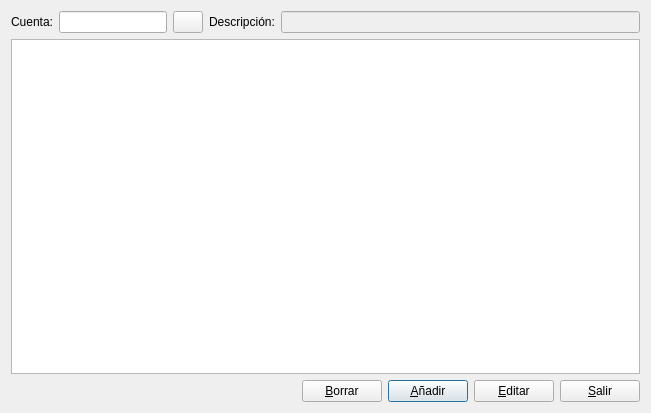
<?xml version="1.0" encoding="UTF-8"?>
<ui version="4.0">
 <author>José Manuel Díez Botella</author>
 <class>bloqueacta</class>
 <widget class="QDialog" name="bloqueacta">
  <property name="geometry">
   <rect>
    <x>0</x>
    <y>0</y>
    <width>651</width>
    <height>413</height>
   </rect>
  </property>
  <property name="windowTitle">
   <string>Bloqueo de cuentas auxiliares</string>
  </property>
  <layout class="QVBoxLayout" name="verticalLayout">
   <item>
    <layout class="QHBoxLayout" name="horizontalLayout_2">
     <item>
      <widget class="QLabel" name="label">
       <property name="text">
        <string>Cuenta:</string>
       </property>
      </widget>
     </item>
     <item>
      <widget class="QLineEdit" name="codigolineEdit">
       <property name="sizePolicy">
        <sizepolicy hsizetype="Fixed" vsizetype="Fixed">
         <horstretch>0</horstretch>
         <verstretch>0</verstretch>
        </sizepolicy>
       </property>
       <property name="maxLength">
        <number>40</number>
       </property>
      </widget>
     </item>
     <item>
      <widget class="QPushButton" name="buscapushButton">
       <property name="maximumSize">
        <size>
         <width>30</width>
         <height>30</height>
        </size>
       </property>
       <property name="text">
        <string/>
       </property>
       <property name="icon">
        <iconset resource="keme.qrc">
         <normaloff>:/iconos/graf/viewer.xpm</normaloff>:/iconos/graf/viewer.xpm</iconset>
       </property>
      </widget>
     </item>
     <item>
      <widget class="QLabel" name="label_2">
       <property name="text">
        <string>Descripción:</string>
       </property>
      </widget>
     </item>
     <item>
      <widget class="QLineEdit" name="descripcionlineEdit">
       <property name="enabled">
        <bool>false</bool>
       </property>
       <property name="maxLength">
        <number>80</number>
       </property>
      </widget>
     </item>
    </layout>
   </item>
   <item>
    <widget class="QTableView" name="tableView"/>
   </item>
   <item>
    <layout class="QHBoxLayout" name="horizontalLayout">
     <item>
      <spacer name="horizontalSpacer">
       <property name="orientation">
        <enum>Qt::Horizontal</enum>
       </property>
       <property name="sizeHint" stdset="0">
        <size>
         <width>40</width>
         <height>20</height>
        </size>
       </property>
      </spacer>
     </item>
     <item>
      <widget class="QPushButton" name="borrarpushButton">
       <property name="enabled">
        <bool>true</bool>
       </property>
       <property name="text">
        <string>&amp;Borrar</string>
       </property>
       <property name="icon">
        <iconset resource="keme.qrc">
         <normaloff>:/iconos/graf/borrar.png</normaloff>:/iconos/graf/borrar.png</iconset>
       </property>
       <property name="autoDefault">
        <bool>false</bool>
       </property>
      </widget>
     </item>
     <item>
      <widget class="QPushButton" name="adpushButton">
       <property name="text">
        <string>&amp;Añadir</string>
       </property>
       <property name="icon">
        <iconset resource="keme.qrc">
         <normaloff>:/iconos/graf/cobro.png</normaloff>:/iconos/graf/cobro.png</iconset>
       </property>
       <property name="default">
        <bool>true</bool>
       </property>
      </widget>
     </item>
     <item>
      <widget class="QPushButton" name="edpushButton">
       <property name="text">
        <string>&amp;Editar</string>
       </property>
       <property name="icon">
        <iconset resource="keme.qrc">
         <normaloff>:/iconos/graf/boligrafo_editar.png</normaloff>:/iconos/graf/boligrafo_editar.png</iconset>
       </property>
      </widget>
     </item>
     <item>
      <widget class="QPushButton" name="aceptarpushButton">
       <property name="enabled">
        <bool>true</bool>
       </property>
       <property name="text">
        <string>&amp;Salir</string>
       </property>
       <property name="icon">
        <iconset resource="keme.qrc">
         <normaloff>:/iconos/graf/application-exit.png</normaloff>:/iconos/graf/application-exit.png</iconset>
       </property>
      </widget>
     </item>
    </layout>
   </item>
  </layout>
 </widget>
 <tabstops>
  <tabstop>codigolineEdit</tabstop>
  <tabstop>buscapushButton</tabstop>
  <tabstop>descripcionlineEdit</tabstop>
  <tabstop>tableView</tabstop>
  <tabstop>borrarpushButton</tabstop>
  <tabstop>adpushButton</tabstop>
  <tabstop>edpushButton</tabstop>
  <tabstop>aceptarpushButton</tabstop>
 </tabstops>
 <resources>
  <include location="keme.qrc"/>
 </resources>
 <connections>
  <connection>
   <sender>aceptarpushButton</sender>
   <signal>clicked()</signal>
   <receiver>bloqueacta</receiver>
   <slot>accept()</slot>
   <hints>
    <hint type="sourcelabel">
     <x>540</x>
     <y>396</y>
    </hint>
    <hint type="destinationlabel">
     <x>340</x>
     <y>378</y>
    </hint>
   </hints>
  </connection>
 </connections>
</ui>
